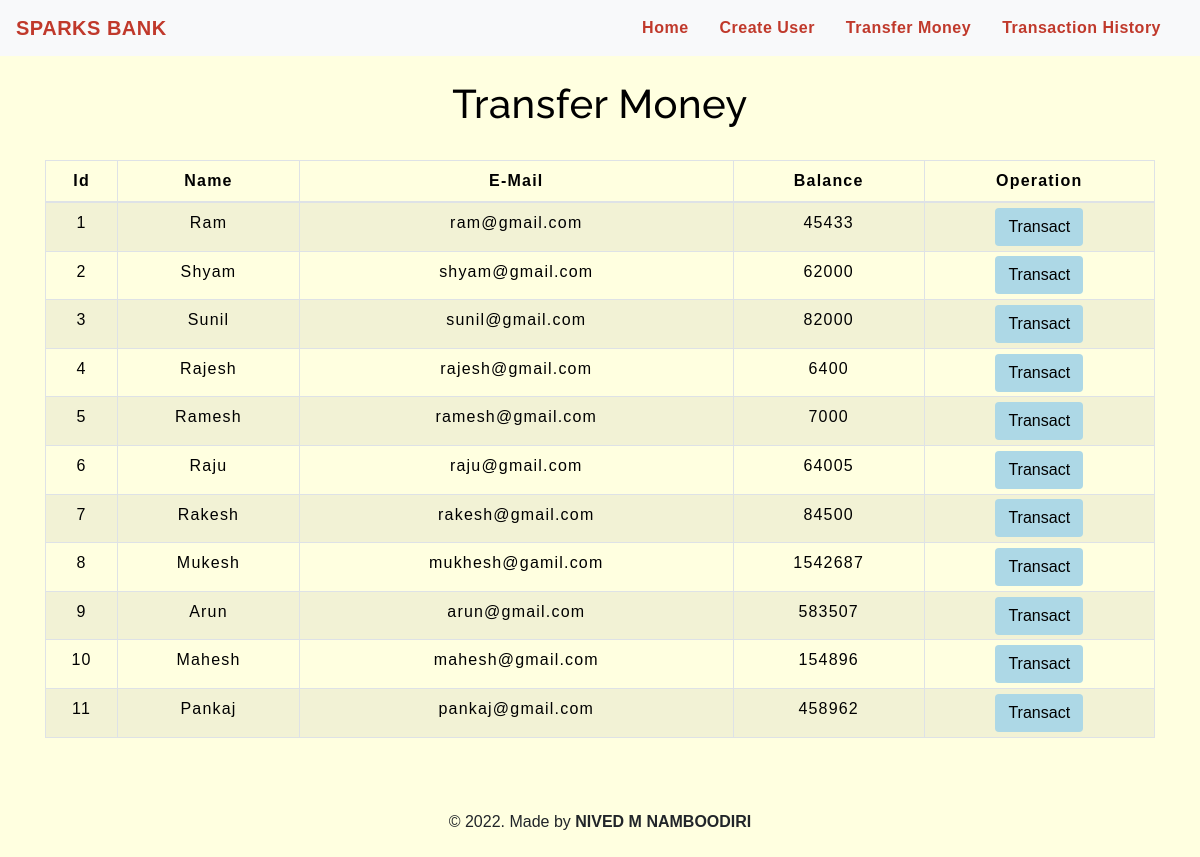
The app's page /transfermoney.php with its own data.
### tables this page shows
CREATE TABLE `users` (
  `id` int(3) NOT NULL,
  `name` text NOT NULL,
  `email` varchar(30) NOT NULL,
  `balance` int(8) NOT NULL
);

### transfermoney.php (the view, shortened to what this page needs)
<!DOCTYPE html>
<html lang="en">
<head>
    <link rel="stylesheet" href="https://maxcdn.bootstrapcdn.com/bootstrap/4.0.0/css/bootstrap.min.css">
    <link rel="stylesheet" type="text/css" href="css/table.css">
    <link rel="stylesheet" type="text/css" href="css/navbar.css">
</head>
<body style="background-color : #FFFFE0;">
<?php
    include 'config.php';
    $sql = "SELECT * FROM users";
    $result = mysqli_query($conn,$sql);
?>
<?php
  include 'navbar.php';
?>
<div class="container">
        <h2 class="text-center pt-4" style="color : black;">Transfer Money</h2>
        <br>
            <div class="row">
                <div class="col">
                    <div class="table-responsive-sm">
                    <table class="table table-hover table-sm table-striped table-condensed table-bordered" style="border-color:black;">
                        <thead style="color : black;">
                            <tr>
                            <th scope="col" class="text-center py-2">Id</th>
                            <th scope="col" class="text-center py-2">Name</th>
                            <th scope="col" class="text-center py-2">E-Mail</th>
                            <th scope="col" class="text-center py-2">Balance</th>
                            <th scope="col" class="text-center py-2">Operation</th>
                            </tr>
                        </thead>
                        <tbody>
                <?php
                    while($rows=mysqli_fetch_assoc($result)){
                ?>
                    <tr style="color : black;">
                        <td class="py-2"><?php echo $rows['id'] ?></td>
                        <td class="py-2"><?php echo $rows['name']?></td>
                        <td class="py-2"><?php echo $rows['email']?></td>
                        <td class="py-2"><?php echo $rows['balance']?></td>
                        <td><a href="selecteduserdetail.php?id= <?php echo $rows['id'] ;?>"> <button type="button" class="btn" style="background-color : #ADD8E6;">Transact</button></a></td>
                    </tr>
                <?php
                    }
                ?>
                        </tbody>
                    </table>
                    </div>
                </div>
            </div>
         </div>
         <footer class="text-center mt-5 py-2">
            <p>&copy 2022. Made by <b>NIVED M NAMBOODIRI</b> </p>
        </footer>
</body>
</html>

### navbar.php (shortened to what this page needs)
<nav class="navbar navbar-expand-md navbar-light bg-light">
<a class="navbar-brand" href="index.php" style="color : #C0392B;"><b>SPARKS BANK</b></a>
<div class="collapse navbar-collapse" id="collapsibleNavbar">
      <ul class="navbar-nav ml-auto">
        <li class="nav-item">
          <a class="nav-link" href="index.php" style="color : #C0392B;"><b>Home</b></a>
        </li>
        <li class="nav-item">
          <a class="nav-link" href="createuser.php" style="color : #C0392B;"><b>Create User</b></a>
        </li>
        <li class="nav-item">
          <a class="nav-link" href="transfermoney.php" style="color : #C0392B;"><b>Transfer Money</b></a>
        </li>
        <li class="nav-item">
          <a class="nav-link" href="transactionhistory.php" style="color : #C0392B;"><b>Transaction History</b></a>
        </li>
    </div>
 </nav>

### css/table.css (style rules this page uses)
* { padding: 0; margin: 0; box-sizing: border-box; font-family: sans-serif; }
h2 { font-size: 40px; }
table { letter-spacing: 1.2px; }
td { text-align: center; }
button { border:none; background: #e9e3e3; transition: 1s; }

### css/navbar.css (style rules this page uses)
.nav-link { margin-right: 15px; color:#2F363F; letter-spacing: 0.5px; transition: 0.5s; }
.navbar-brand { color: #4C4B4B; letter-spacing: 0.5px; }
h2 { color: #4C4B4B; letter-spacing: 0.5px; font-family: raleway; }

### transfermoney.php (style rules this page uses)
button { transition: 1.5s; }

### records on screen
users: id "1", name "Ram", email "ram@gmail.com", balance "45433"
users: id "2", name "Shyam", email "shyam@gmail.com", balance "62000"
users: id "3", name "Sunil", email "sunil@gmail.com", balance "82000"
users: id "4", name "Rajesh", email "rajesh@gmail.com", balance "6400"
users: id "5", name "Ramesh", email "ramesh@gmail.com", balance "7000"
users: id "6", name "Raju", email "raju@gmail.com", balance "64005"
users: id "7", name "Rakesh", email "rakesh@gmail.com", balance "84500"
users: id "8", name "Mukesh", email "mukhesh@gamil.com", balance "1542687"
users: id "9", name "Arun", email "arun@gmail.com", balance "583507"
users: id "10", name "Mahesh", email "mahesh@gmail.com", balance "154896"
users: id "11", name "Pankaj", email "pankaj@gmail.com", balance "458962"
